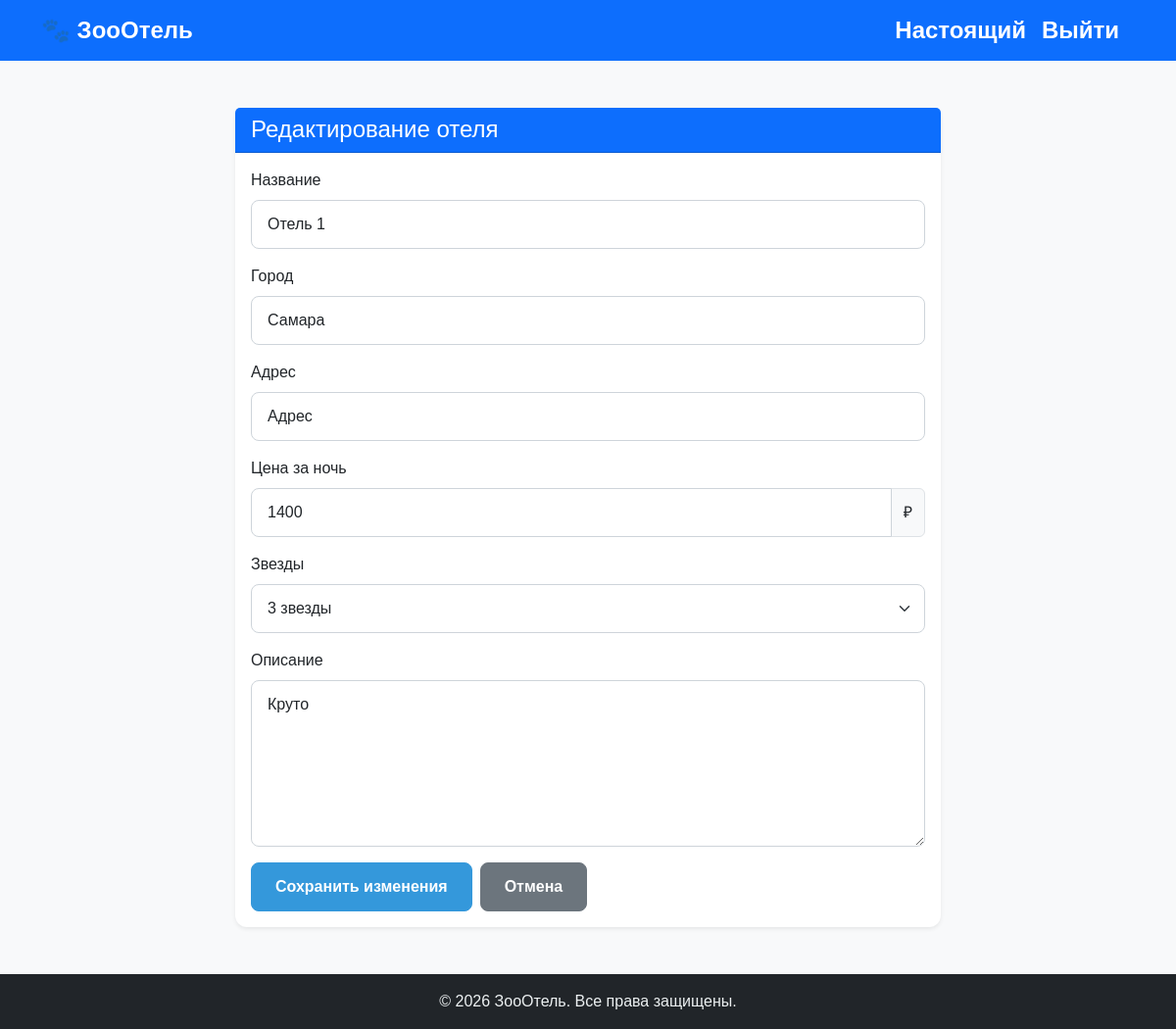
The app's page /hotel/1 (signed in), older data.
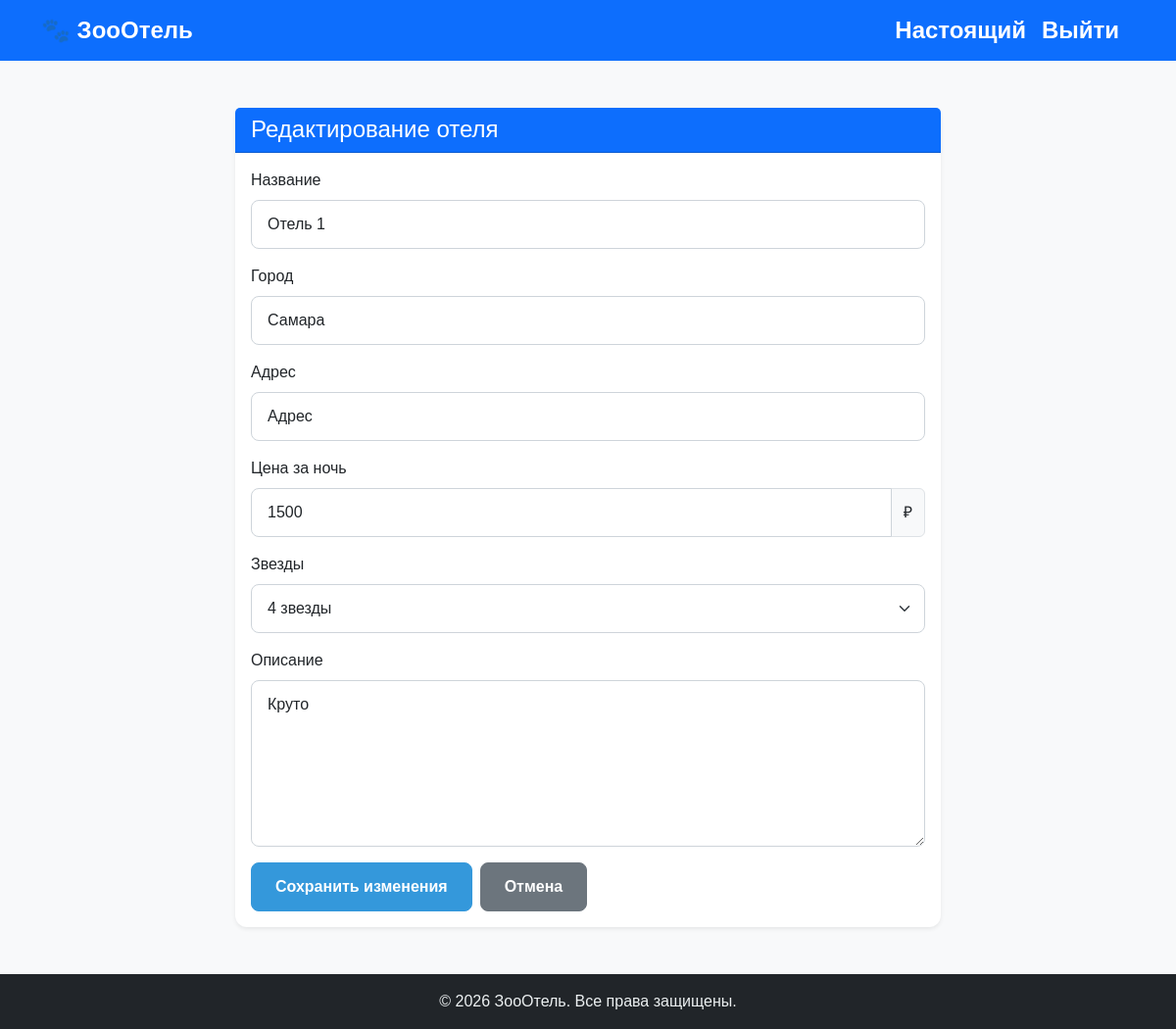
The same page, newer data.
### data/hotels.py (models this page shows, shortened)
class Hotel(SqlAlchemyBase, UserMixin, SerializerMixin):
    __tablename__ = 'hotels'
    id = sqlalchemy.Column(sqlalchemy.Integer,
                           primary_key=True, autoincrement=True)
    title = sqlalchemy.Column(sqlalchemy.String, nullable=False)
    description = sqlalchemy.Column(sqlalchemy.String, nullable=True)
    city = sqlalchemy.Column(sqlalchemy.String, nullable=False)
    location = sqlalchemy.Column(sqlalchemy.String, nullable=False)
    stars = sqlalchemy.Column(sqlalchemy.Integer, default=0)
    price = sqlalchemy.Column(sqlalchemy.Integer, nullable=False)
    user_id = sqlalchemy.Column(sqlalchemy.Integer, ForeignKey('users.id'), nullable=False)
    reservations_id = sqlalchemy.Column(sqlalchemy.Integer, ForeignKey('reservations.id'), nullable=True)
    user = relationship('User', back_populates='hotel')
    review = relationship('Review', back_populates='hotel')

### app.py (the view, shortened to what this page needs)
    @app.route('/hotel/<int:id>', methods=['GET', 'POST'])
    @login_required
    def edit_hotel(id):
        form = HotelForm()
        if request.method == "GET":
            db_sess = db_session.create_session()
            hotel = db_sess.query(Hotel).filter(Hotel.id == id,
                                              Hotel.user_id == current_user.id
                                              ).first()
            if hotel:
                form.title.data = hotel.title
                form.city.data = hotel.city
                form.location.data = hotel.location
                form.price.data = hotel.price
                form.stars.data = hotel.stars
                form.description.data = hotel.description
            else:
                abort(404)
        return render_template('hotel.html',
                               title='Редактирование отеля',
                               form=form
                               )

### forms/hotel.py
class HotelForm(FlaskForm):
    title = StringField('Название', validators=[DataRequired()])
    description = TextAreaField("Описание")
    city = StringField("Город")
    location = StringField("Адрес")
    stars = IntegerField('Звезды')
    price = IntegerField('Цена за ночь')
    submit = SubmitField('Применить')

### data/db_session.py (called while the page is built)
def create_session() -> Session:
    global __factory
    return __factory()

### templates/hotel.html (shortened to what this page needs)
{% extends "base.html" %}
{% block content %}
<div class="container mt-5">
  <div class="row justify-content-center">
    <div class="col-md-8">
      <div class="card shadow-sm">
        <div class="card-header bg-primary text-white">
          <h4 class="mb-0">Редактирование отеля</h4>
        </div>
        <div class="card-body">
          <form method="post">
            <div class="mb-3">
              {{ form.title.label(class="form-label") }}
              {{ form.title(class="form-control", placeholder="Введите название отеля") }}
            </div>
            <div class="mb-3">
              {{ form.city.label(class="form-label") }}
              {{ form.city(class="form-control", placeholder="Например: Москва, Сочи") }}
            </div>
            <div class="mb-3">
              {{ form.location.label(class="form-label") }}
              {{ form.location(class="form-control", placeholder="Улица, дом, корпус...") }}
            </div>
            <div class="mb-3">
              {{ form.price.label(class="form-label") }}
              <div class="input-group">
                {{ form.price(class="form-control", type="number", min="0", placeholder="0") }}
                <span class="input-group-text">₽</span>
              </div>
            </div>
            <div class="mb-3">
              {{ form.stars.label(class="form-label") }}
              <select {{ form.stars(class="form-select") }}>
                <option value="3" {% if form.stars.data == 3 %}selected{% endif %}>3 звезды</option>
                <option value="4" {% if form.stars.data == 4 %}selected{% endif %}>4 звезды</option>
              </select>
            </div>
            <div class="mb-3">
              {{ form.description.label(class="form-label") }}
              {{ form.description(class="form-control", rows="6", placeholder="Расскажите о преимуществах вашего отеля...") }}
            </div>
            <div class="d-flex gap-2">
              <button type="submit" class="btn btn-primary">
                Сохранить изменения
              </button>
              <a href="/profile" class="btn btn-secondary">
                Отмена
              </a>
            </div>
          </form>
        </div>
      </div>
    </div>
  </div>
</div>
{% endblock %}

Row changes from the older to the newer data that the page shows:
changed Hotel "Адрес": price "1400" → "1500"
Text that changed along with them:
form field stars: "3 звезды" → "4 звезды"
